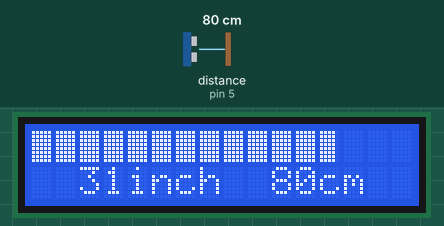
The sketch below on a simulated Arduino Uno, built with avr-gcc and run on an emulated ATmega328P. Parts: 16×2 character LCD. Wiring (inferred from the names in the program): ultrasonic range finder: trigger pin 4; echo pin 5. The inputs (shaded band) are chosen by the test bench; at power-on: distance to the obstacle (sensor on pin 5) 80 cm. The echo pulse lasts 58.3 µs per cm; what the sketch prints to the serial monitor is not drawn.

Above: at 1.3 s.
1.4 s: distance to the obstacle (sensor on pin 5) set to 9 cm
At 2.9 s:
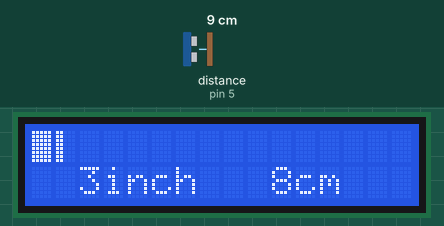
3.2 s: distance to the obstacle (sensor on pin 5) set to 2 cm
At 3.7 s:
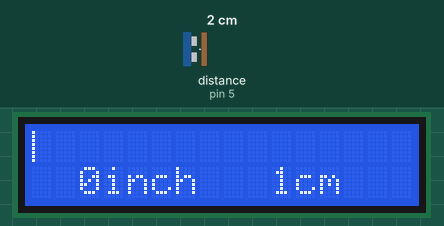
4.8 s: distance to the obstacle (sensor on pin 5) set to 4 cm
At 6.0 s:
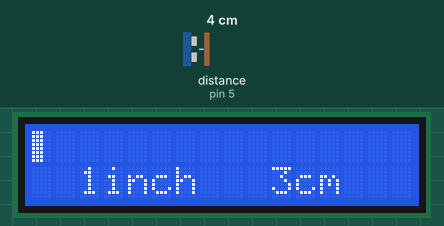
6.3 s: distance to the obstacle (sensor on pin 5) set to 18 cm
At 7.2 s:
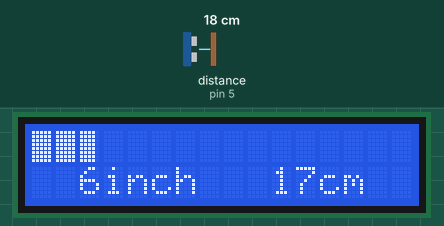
7.9 s: distance to the obstacle (sensor on pin 5) set to 120 cm
At 8.4 s:
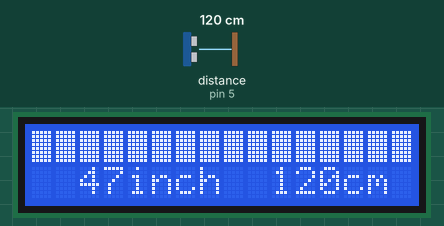
9.4 s: distance to the obstacle (sensor on pin 5) set to 35 cm
At 10.8 s:
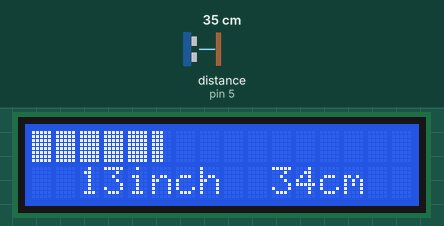
Timing chart, 0 to 12.3 s (numbered marks = the images above; inputs shaded):
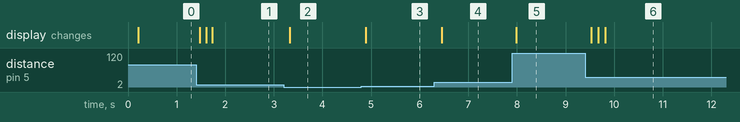

Measured:
- after the input at 1.4 s, the display: changes after 0.07 s (image 1)
- after the input at 3.2 s, the display: changes after 0.12 s (image 2)
- after the input at 4.8 s, the display: changes after 0.09 s (image 3)
- after the input at 6.3 s, the display: changes after 0.16 s (image 4)
- after the input at 7.9 s, the display: changes after 0.09 s (image 5)
- after the input at 9.4 s, the display: changes after 0.13 s (image 6)

The sketch:

Ultrasonic_distance_loading_Lcd.ino
```cpp
#include <Wire.h>
#include <LiquidCrystal_I2C.h>

int trig=4;
int echo=5;
long time=0;
long cm=0;
long inch=0;

int value;
int a;
int b;
int c;
int du;

byte s1[8]={
  B00000,
  B00000,
  B00000,
  B00000,
  B00000,
  B00000,
  B00000,
  B00000
  };

  byte s2[8]={
  B10000,
  B10000,
  B10000,
  B10000,
  B10000,
  B10000,
  B10000,
  B10000
  };

  byte s3[8]={
  B11000,
  B11000,
  B11000,
  B11000,
  B11000,
  B11000,
  B11000,
  B11000
  };

  byte s4[8]={
  B11100,
  B11100,
  B11100,
  B11100,
  B11100,
  B11100,
  B11100,
  B11100
  };

  byte s5[8]={
  B11110,
  B11110,
  B11110,
  B11110,
  B11110,
  B11110,
  B11110,
  B11110
  };

  byte s6[8]={
  B11111,
  B11111,
  B11111,
  B11111,
  B11111,
  B11111,
  B11111,
  B11111
  };

LiquidCrystal_I2C lcd(0x27,16,2);

void setup() {
 pinMode(trig,OUTPUT);
 pinMode(echo,INPUT);
 lcd.init();
 lcd.init();
 lcd.backlight();
 lcd.createChar(0,s1);
 lcd.createChar(1,s2);
 lcd.createChar(2,s3);
 lcd.createChar(3,s4);
 lcd.createChar(4,s5);
 lcd.createChar(5,s6);
 Serial.begin(9600);
}

void loop() {

digitalWrite(trig,0);
delayMicroseconds(2);
digitalWrite(trig,1);
delayMicroseconds(10);
digitalWrite(trig,0);
time=pulseIn(echo,1);
cm=time/29/2;
inch=time/74/2;
Serial.print(inch);
Serial.print("inch\t");
Serial.print(cm);
Serial.println("cm");

lcd.setCursor(2,1);
lcd.print(inch);
lcd.print("inch");
lcd.print("  ");
lcd.setCursor(10,1);
lcd.print(cm);
lcd.print("cm");
lcd.print("  ");

  b = map(cm,100,0,80,0);
  int c= (b/5);
  int d=b-(c*5);

  int i =0;
  while (i<c){
     lcd.setCursor(i,0);
     lcd.write(5);
     i =i+1;
  }
  lcd.setCursor(i,0);
  lcd.write(d);
  lcd.print("                ");
  delay(100);
}
```
